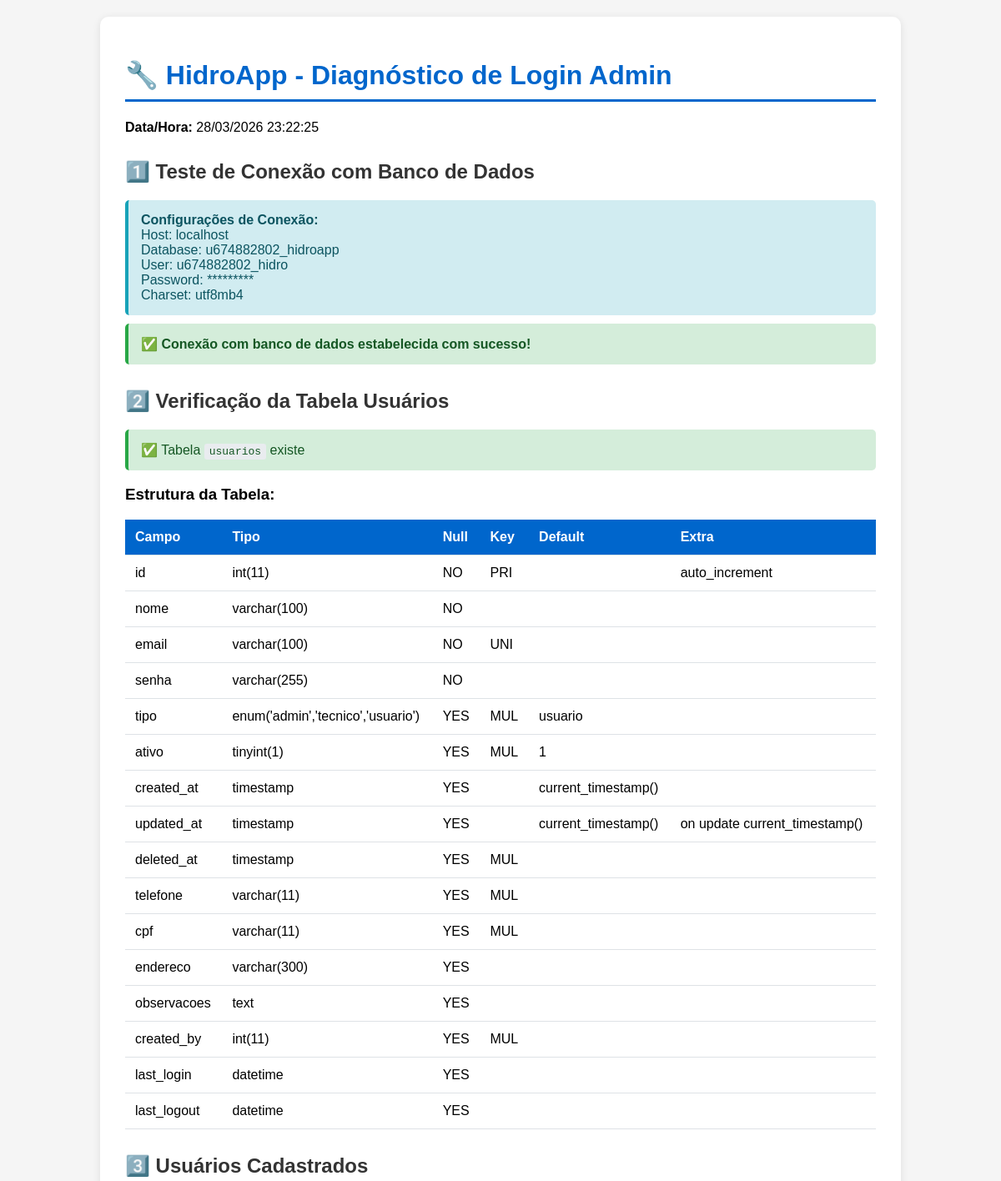
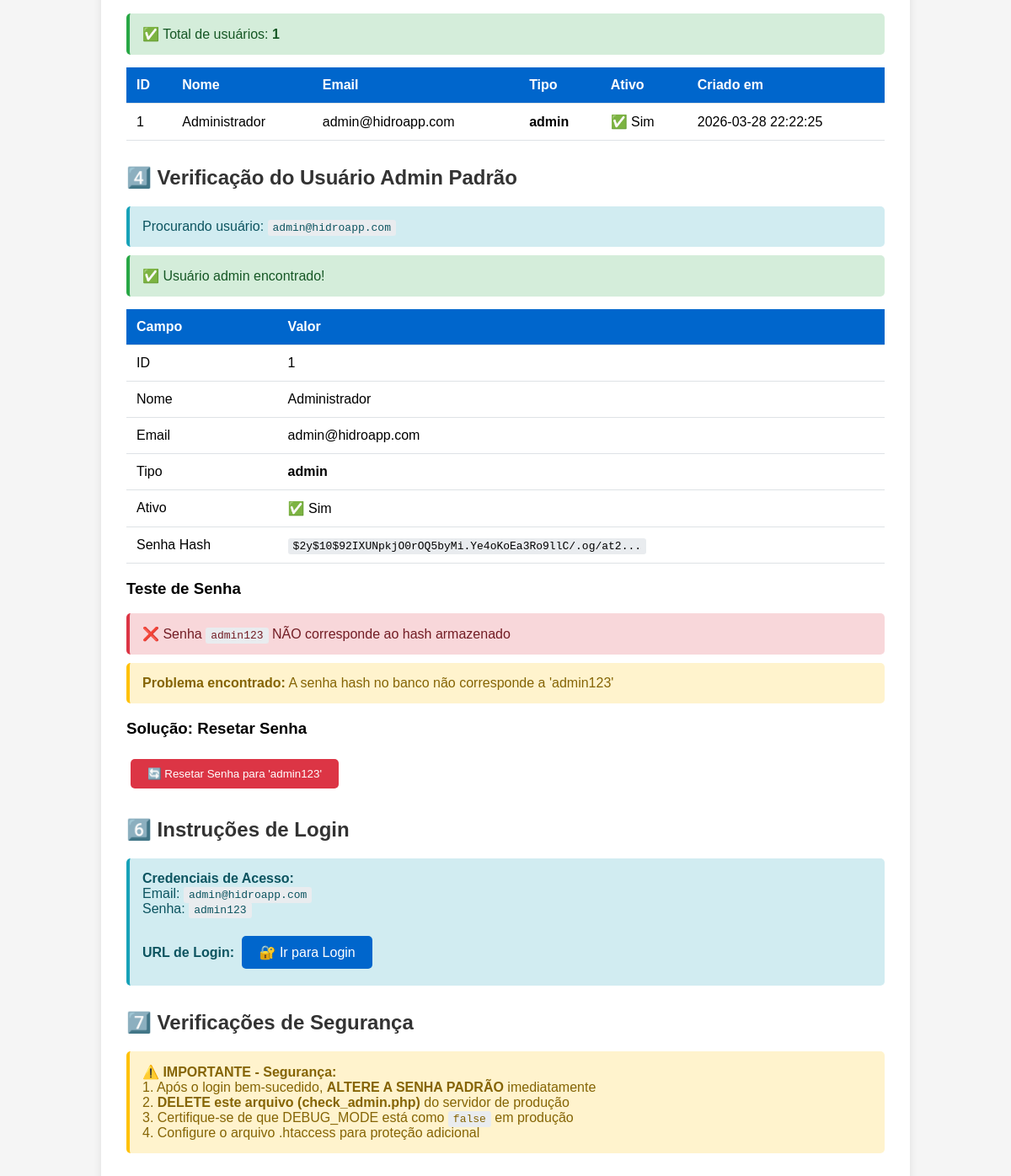
Page /check_admin.php on the committed database (2 pictures, top to bottom).
### tables this page shows
CREATE TABLE IF NOT EXISTS `usuarios` (
  `id` int(11) NOT NULL AUTO_INCREMENT,
  `nome` varchar(100) NOT NULL,
  `email` varchar(100) NOT NULL,
  `senha` varchar(255) NOT NULL,
  `tipo` enum('admin','tecnico','usuario') DEFAULT 'usuario',
  `ativo` tinyint(1) DEFAULT 1,
  `created_at` timestamp NULL DEFAULT CURRENT_TIMESTAMP,
  `updated_at` timestamp NULL DEFAULT CURRENT_TIMESTAMP ON UPDATE CURRENT_TIMESTAMP,
  `deleted_at` timestamp NULL DEFAULT NULL,
  `telefone` varchar(11) DEFAULT NULL,
  `cpf` varchar(11) DEFAULT NULL,
  `endereco` varchar(300) DEFAULT NULL,
  `observacoes` text DEFAULT NULL,
  `created_by` int(11) DEFAULT NULL,
  `last_login` datetime DEFAULT NULL,
  `last_logout` datetime DEFAULT NULL,
  PRIMARY KEY (`id`),
  UNIQUE KEY `email` (`email`),
  KEY `idx_tipo` (`tipo`),
  KEY `idx_ativo` (`ativo`),
  KEY `idx_deleted_at` (`deleted_at`),
  KEY `idx_telefone` (`telefone`),
  KEY `idx_cpf` (`cpf`),
  KEY `idx_created_by` (`created_by`)
);

### check_admin.php (the view, shortened to what this page needs)
<?php
echo "<!DOCTYPE html>";
echo "<html lang='pt-BR'>";
echo "<head>";
echo "</head>";
echo "<body>";
echo "<div class='container'>";
echo "<h1>🔧 HidroApp - Diagnóstico de Login Admin</h1>";
echo "<p><strong>Data/Hora:</strong> " . date('d/m/Y H:i:s') . "</p>";
echo "<h2>1️⃣ Teste de Conexão com Banco de Dados</h2>";
$db_config = [
    'host' => 'localhost',
    'port' => '3306',
    'name' => 'u674882802_hidroapp',
    'user' => 'u674882802_hidro',
    'password' => 'rA+3d~GfH',
    'charset' => 'utf8mb4'
];
echo "<div class='info'>";
echo "<strong>Configurações de Conexão:</strong><br>";
echo "Host: " . $db_config['host'] . "<br>";
echo "Database: " . $db_config['name'] . "<br>";
echo "User: " . $db_config['user'] . "<br>";
echo "Password: " . str_repeat('*', strlen($db_config['password'])) . "<br>";
echo "Charset: " . $db_config['charset'];
echo "</div>";
try {
    $dsn = "mysql:host={$db_config['host']};dbname={$db_config['name']};charset={$db_config['charset']}";
    $pdo = new PDO($dsn, $db_config['user'], $db_config['password'], [
        PDO::ATTR_ERRMODE => PDO::ERRMODE_EXCEPTION,
        PDO::ATTR_DEFAULT_FETCH_MODE => PDO::FETCH_ASSOC,
        PDO::ATTR_EMULATE_PREPARES => false,
        PDO::MYSQL_ATTR_INIT_COMMAND => "SET NAMES utf8mb4 COLLATE utf8mb4_unicode_ci"
    ]);
    echo "<div class='success'>✅ <strong>Conexão com banco de dados estabelecida com sucesso!</strong></div>";
} catch (PDOException $e) {
    echo "<div class='error'>❌ <strong>Erro na conexão:</strong> " . htmlspecialchars($e->getMessage()) . "</div>";
    echo "</div></body></html>";
    exit;
}
echo "<h2>2️⃣ Verificação da Tabela Usuários</h2>";
try {
    $stmt = $pdo->query("SHOW TABLES LIKE 'usuarios'");
    if ($stmt->rowCount() > 0) {
        echo "<div class='success'>✅ Tabela <code>usuarios</code> existe</div>";
        $columns = $pdo->query("DESCRIBE usuarios")->fetchAll();
        echo "<h3>Estrutura da Tabela:</h3>";
        echo "<table>";
        echo "<tr><th>Campo</th><th>Tipo</th><th>Null</th><th>Key</th><th>Default</th><th>Extra</th></tr>";
        foreach ($columns as $col) {
            echo "<tr>";
            echo "<td>{$col['Field']}</td>";
            echo "<td>{$col['Type']}</td>";
            echo "<td>{$col['Null']}</td>";
            echo "<td>{$col['Key']}</td>";
            echo "<td>{$col['Default']}</td>";
            echo "<td>{$col['Extra']}</td>";
            echo "</tr>";
        }
        echo "</table>";
    } else {
        echo "<div class='error'>❌ Tabela <code>usuarios</code> não existe!</div>";
        echo "<div class='warning'><strong>Ação necessária:</strong> Execute o script de criação do banco de dados (init.sql)</div>";
    }
} catch (Exception $e) {
    echo "<div class='error'>❌ Erro ao verificar tabela: " . htmlspecialchars($e->getMessage()) . "</div>";
}
echo "<h2>3️⃣ Usuários Cadastrados</h2>";
try {
    $users = $pdo->query("SELECT id, nome, email, tipo, ativo, created_at FROM usuarios ORDER BY id")->fetchAll();
    if (count($users) > 0) {
        echo "<div class='success'>✅ Total de usuários: <strong>" . count($users) . "</strong></div>";
        echo "<table>";
        echo "<tr><th>ID</th><th>Nome</th><th>Email</th><th>Tipo</th><th>Ativo</th><th>Criado em</th></tr>";
        foreach ($users as $user) {
            $statusText = $user['ativo'] ? '✅ Sim' : '❌ Não';
            echo "<tr>";
            echo "<td>{$user['id']}</td>";
            echo "<td>{$user['nome']}</td>";
            echo "<td>{$user['email']}</td>";
            echo "<td><strong>{$user['tipo']}</strong></td>";
            echo "<td>{$statusText}</td>";
            echo "<td>{$user['created_at']}</td>";
            echo "</tr>";
        }
        echo "</table>";
    } else {
        echo "<div class='warning'>⚠️ Nenhum usuário encontrado no banco de dados</div>";
    }
} catch (Exception $e) {
    echo "<div class='error'>❌ Erro ao listar usuários: " . htmlspecialchars($e->getMessage()) . "</div>";
}
echo "<h2>4️⃣ Verificação do Usuário Admin Padrão</h2>";
$admin_email = 'admin@hidroapp.com';
echo "<div class='info'>Procurando usuário: <code>{$admin_email}</code></div>";
try {
    $stmt = $pdo->prepare("SELECT * FROM usuarios WHERE email = ?");
    $stmt->execute([$admin_email]);
    $admin = $stmt->fetch();
    if ($admin) {
        echo "<div class='success'>✅ Usuário admin encontrado!</div>";
        echo "<table>";
        echo "<tr><th>Campo</th><th>Valor</th></tr>";
        echo "<tr><td>ID</td><td>{$admin['id']}</td></tr>";
        echo "<tr><td>Nome</td><td>{$admin['nome']}</td></tr>";
        echo "<tr><td>Email</td><td>{$admin['email']}</td></tr>";
        echo "<tr><td>Tipo</td><td><strong>{$admin['tipo']}</strong></td></tr>";
        echo "<tr><td>Ativo</td><td>" . ($admin['ativo'] ? '✅ Sim' : '❌ Não') . "</td></tr>";
        echo "<tr><td>Senha Hash</td><td><code>" . substr($admin['senha'], 0, 50) . "...</code></td></tr>";
        echo "</table>";
        echo "<h3>Teste de Senha</h3>";
        $test_password = 'admin123';
        $password_ok = password_verify($test_password, $admin['senha']);
        if ($password_ok) {
            echo "<div class='success'>✅ Senha <code>admin123</code> está CORRETA!</div>";
        } else {
            echo "<div class='error'>❌ Senha <code>admin123</code> NÃO corresponde ao hash armazenado</div>";
            echo "<div class='warning'><strong>Problema encontrado:</strong> A senha hash no banco não corresponde a 'admin123'</div>";
            echo "<h3>Solução: Resetar Senha</h3>";
            echo "<form method='POST' style='margin: 20px 0;'>";
            echo "<button type='submit' class='btn btn-danger' onclick=\"return confirm('Tem certeza que deseja resetar a senha do admin para admin123?');\">🔄 Resetar Senha para 'admin123'</button>";
            echo "</form>";
        }
    }
} catch (Exception $e) {
    echo "<div class='error'>❌ Erro ao verificar admin: " . htmlspecialchars($e->getMessage()) . "</div>";
}
echo "<h2>6️⃣ Instruções de Login</h2>";
echo "<div class='info'>";
echo "<strong>Credenciais de Acesso:</strong><br>";
echo "Email: <code>admin@hidroapp.com</code><br>";
echo "Senha: <code>admin123</code><br><br>";
echo "<strong>URL de Login:</strong> <a href='login.php' class='btn'>🔐 Ir para Login</a>";
echo "</div>";
echo "<h2>7️⃣ Verificações de Segurança</h2>";
echo "<div class='warning'>";
echo "⚠️ <strong>IMPORTANTE - Segurança:</strong><br>";
echo "1. Após o login bem-sucedido, <strong>ALTERE A SENHA PADRÃO</strong> imediatamente<br>";
echo "2. <strong>DELETE este arquivo (check_admin.php)</strong> do servidor de produção<br>";
echo "3. Certifique-se de que DEBUG_MODE está como <code>false</code> em produção<br>";
echo "4. Configure o arquivo .htaccess para proteção adicional";
echo "</div>";
echo "</div>";
echo "</body>";
echo "</html>";
?>

### check_admin.php (style rules this page uses)
body { font-family: Arial, sans-serif; margin: 20px; background: #f5f5f5; }
.container { max-width: 900px; margin: 0 auto; background: white; padding: 30px; border-radius: 10px; box-shadow: 0 2px 10px rgba(0,0,0,0.1); }
h1 { color: #0066cc; border-bottom: 3px solid #0066cc; padding-bottom: 10px; }
h2 { color: #333; margin-top: 30px; }
.success { background: #d4edda; color: #155724; padding: 15px; border-radius: 5px; margin: 10px 0; border-left: 4px solid #28a745; }
.error { background: #f8d7da; color: #721c24; padding: 15px; border-radius: 5px; margin: 10px 0; border-left: 4px solid #dc3545; }
.warning { background: #fff3cd; color: #856404; padding: 15px; border-radius: 5px; margin: 10px 0; border-left: 4px solid #ffc107; }
.info { background: #d1ecf1; color: #0c5460; padding: 15px; border-radius: 5px; margin: 10px 0; border-left: 4px solid #17a2b8; }
code { background: #e9ecef; padding: 2px 6px; border-radius: 3px; font-family: monospace; }
table { width: 100%; border-collapse: collapse; margin: 15px 0; }
th, td { padding: 12px; text-align: left; border-bottom: 1px solid #dee2e6; }
th { background: #0066cc; color: white; }
.btn { background: #0066cc; color: white; padding: 10px 20px; border: none; border-radius: 5px; cursor: pointer; text-decoration: none; display: inline-block; margin: 5px; }
.btn-danger { background: #dc3545; }

### rows in the picture
usuarios: id "1", nome "Administrador", email "admin@hidroapp.com", tipo "admin", ativo "✅ Sim", created_at "2026-03-28 22:22:25", senha "$2y$10$92IXUNpkjO0rOQ5byMi.Ye4oKoEa3Ro9llC/.og/at2"

### other values in the picture
$db_config['host'] "localhost"
$db_config['name'] "u674882802_hidroapp"
$db_config['user'] "u674882802_hidro"
str_repeat('*', strlen($db_config['password'])) "*********"
$db_config['charset'] "utf8mb4"
$col['Field'] "id"
$col['Type'] "int(11)"
$col['Null'] "NO"
$col['Key'] "PRI"
$col['Extra'] "auto_increment"
$col['Field'] "nome"
$col['Type'] "varchar(100)"
$col['Field'] "email"
$col['Key'] "UNI"
$col['Field'] "senha"
